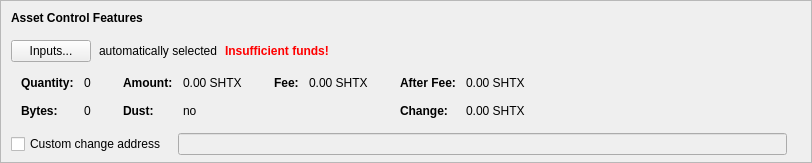
      <widget class="QFrame" name="frameAssetControl">
       <property name="sizePolicy">
        <sizepolicy hsizetype="Expanding" vsizetype="Fixed">
         <horstretch>0</horstretch>
         <verstretch>0</verstretch>
        </sizepolicy>
       </property>
       <property name="maximumSize">
        <size>
         <width>16777215</width>
         <height>16777215</height>
        </size>
       </property>
       <property name="frameShape">
        <enum>QFrame::StyledPanel</enum>
       </property>
       <property name="frameShadow">
        <enum>QFrame::Sunken</enum>
       </property>
       <layout class="QVBoxLayout" name="verticalLayoutAssetControl2">
        <property name="spacing">
         <number>0</number>
        </property>
        <property name="leftMargin">
         <number>0</number>
        </property>
        <property name="topMargin">
         <number>0</number>
        </property>
        <property name="rightMargin">
         <number>0</number>
        </property>
        <property name="bottomMargin">
         <number>6</number>
        </property>
        <item>
         <layout class="QVBoxLayout" name="verticalLayoutAssetControl" stretch="0,0,0,0,1">
          <property name="spacing">
           <number>0</number>
          </property>
          <property name="leftMargin">
           <number>10</number>
          </property>
          <property name="topMargin">
           <number>10</number>
          </property>
          <item>
           <layout class="QHBoxLayout" name="horizontalLayoutAssetControl1">
            <property name="bottomMargin">
             <number>15</number>
            </property>
            <item>
             <widget class="QLabel" name="labelAssetControlFeatures">
              <property name="sizePolicy">
               <sizepolicy hsizetype="Preferred" vsizetype="Maximum">
                <horstretch>0</horstretch>
                <verstretch>0</verstretch>
               </sizepolicy>
              </property>
              <property name="font">
               <font>
                <weight>75</weight>
                <bold>true</bold>
               </font>
              </property>
              <property name="styleSheet">
               <string notr="true">font-weight:bold;</string>
              </property>
              <property name="text">
               <string>Asset Control Features</string>
              </property>
             </widget>
            </item>
           </layout>
          </item>
          <item>
           <layout class="QHBoxLayout" name="horizontalLayoutAssetControl2" stretch="0,0,0,0">
            <property name="spacing">
             <number>8</number>
            </property>
            <property name="bottomMargin">
             <number>10</number>
            </property>
            <item>
             <widget class="QPushButton" name="pushButtonAssetControl">
              <property name="styleSheet">
               <string notr="true"/>
              </property>
              <property name="text">
               <string>Inputs...</string>
              </property>
              <property name="autoDefault">
               <bool>false</bool>
              </property>
             </widget>
            </item>
            <item>
             <widget class="QLabel" name="labelAssetControlAutomaticallySelected">
              <property name="text">
               <string>automatically selected</string>
              </property>
              <property name="margin">
               <number>5</number>
              </property>
             </widget>
            </item>
            <item>
             <widget class="QLabel" name="labelAssetControlInsuffFunds">
              <property name="font">
               <font>
                <weight>75</weight>
                <bold>true</bold>
               </font>
              </property>
              <property name="styleSheet">
               <string notr="true">color:red;font-weight:bold;</string>
              </property>
              <property name="text">
               <string>Insufficient funds!</string>
              </property>
              <property name="margin">
               <number>5</number>
              </property>
             </widget>
            </item>
            <item>
             <spacer name="horizontalSpacerAssetControl">
              <property name="orientation">
               <enum>Qt::Horizontal</enum>
              </property>
              <property name="sizeHint" stdset="0">
               <size>
                <width>40</width>
                <height>1</height>
               </size>
              </property>
             </spacer>
            </item>
           </layout>
          </item>
          <item>
           <widget class="QWidget" name="widgetAssetControl" native="true">
            <property name="sizePolicy">
             <sizepolicy hsizetype="Preferred" vsizetype="Preferred">
              <horstretch>0</horstretch>
              <verstretch>0</verstretch>
             </sizepolicy>
            </property>
            <property name="minimumSize">
             <size>
              <width>0</width>
              <height>0</height>
             </size>
            </property>
            <property name="styleSheet">
             <string notr="true"/>
            </property>
            <layout class="QHBoxLayout" name="horizontalLayoutAssetControl5">
             <property name="leftMargin">
              <number>0</number>
             </property>
             <property name="topMargin">
              <number>0</number>
             </property>
             <property name="rightMargin">
              <number>0</number>
             </property>
             <property name="bottomMargin">
              <number>0</number>
             </property>
             <item>
              <layout class="QHBoxLayout" name="horizontalLayoutAssetControl3" stretch="0,0,0,1">
               <property name="spacing">
                <number>20</number>
               </property>
               <property name="topMargin">
                <number>0</number>
               </property>
               <property name="bottomMargin">
                <number>10</number>
               </property>
               <item>
                <layout class="QFormLayout" name="formLayoutAssetControl1">
                 <property name="horizontalSpacing">
                  <number>10</number>
                 </property>
                 <property name="verticalSpacing">
                  <number>14</number>
                 </property>
                 <property name="leftMargin">
                  <number>10</number>
                 </property>
                 <property name="topMargin">
                  <number>4</number>
                 </property>
                 <property name="rightMargin">
                  <number>6</number>
                 </property>
                 <item row="0" column="0">
                  <widget class="QLabel" name="labelAssetControlQuantityText">
                   <property name="font">
                    <font>
                     <weight>75</weight>
                     <bold>true</bold>
                    </font>
                   </property>
                   <property name="text">
                    <string>Quantity:</string>
                   </property>
                   <property name="margin">
                    <number>0</number>
                   </property>
                  </widget>
                 </item>
                 <item row="0" column="1">
                  <widget class="QLabel" name="labelAssetControlQuantity">
                   <property name="cursor">
                    <cursorShape>IBeamCursor</cursorShape>
                   </property>
                   <property name="contextMenuPolicy">
                    <enum>Qt::ActionsContextMenu</enum>
                   </property>
                   <property name="text">
                    <string notr="true">0</string>
                   </property>
                   <property name="margin">
                    <number>0</number>
                   </property>
                   <property name="textInteractionFlags">
                    <set>Qt::LinksAccessibleByMouse|Qt::TextSelectableByKeyboard|Qt::TextSelectableByMouse</set>
                   </property>
                  </widget>
                 </item>
                 <item row="1" column="0">
                  <widget class="QLabel" name="labelAssetControlBytesText">
                   <property name="font">
                    <font>
                     <weight>75</weight>
                     <bold>true</bold>
                    </font>
                   </property>
                   <property name="text">
                    <string>Bytes:</string>
                   </property>
                  </widget>
                 </item>
                 <item row="1" column="1">
                  <widget class="QLabel" name="labelAssetControlBytes">
                   <property name="cursor">
                    <cursorShape>IBeamCursor</cursorShape>
                   </property>
                   <property name="contextMenuPolicy">
                    <enum>Qt::ActionsContextMenu</enum>
                   </property>
                   <property name="text">
                    <string notr="true">0</string>
                   </property>
                   <property name="textInteractionFlags">
                    <set>Qt::LinksAccessibleByMouse|Qt::TextSelectableByKeyboard|Qt::TextSelectableByMouse</set>
                   </property>
                  </widget>
                 </item>
                </layout>
               </item>
               <item>
                <layout class="QFormLayout" name="formLayoutAssetControl2">
                 <property name="horizontalSpacing">
                  <number>10</number>
                 </property>
                 <property name="verticalSpacing">
                  <number>14</number>
                 </property>
                 <property name="leftMargin">
                  <number>6</number>
                 </property>
                 <property name="topMargin">
                  <number>4</number>
                 </property>
                 <property name="rightMargin">
                  <number>6</number>
                 </property>
                 <item row="0" column="0">
                  <widget class="QLabel" name="labelAssetControlAmountText">
                   <property name="font">
                    <font>
                     <weight>75</weight>
                     <bold>true</bold>
                    </font>
                   </property>
                   <property name="text">
                    <string>Amount:</string>
                   </property>
                   <property name="margin">
                    <number>0</number>
                   </property>
                  </widget>
                 </item>
                 <item row="0" column="1">
                  <widget class="QLabel" name="labelAssetControlAmount">
                   <property name="cursor">
                    <cursorShape>IBeamCursor</cursorShape>
                   </property>
                   <property name="contextMenuPolicy">
                    <enum>Qt::ActionsContextMenu</enum>
                   </property>
                   <property name="text">
                    <string notr="true">0.00 SHTX</string>
                   </property>
                   <property name="textInteractionFlags">
                    <set>Qt::LinksAccessibleByMouse|Qt::TextSelectableByKeyboard|Qt::TextSelectableByMouse</set>
                   </property>
                  </widget>
                 </item>
                 <item row="1" column="0">
                  <widget class="QLabel" name="labelAssetControlLowOutputText">
                   <property name="font">
                    <font>
                     <weight>75</weight>
                     <bold>true</bold>
                    </font>
                   </property>
                   <property name="text">
                    <string>Dust:</string>
                   </property>
                  </widget>
                 </item>
                 <item row="1" column="1">
                  <widget class="QLabel" name="labelAssetControlLowOutput">
                   <property name="cursor">
                    <cursorShape>IBeamCursor</cursorShape>
                   </property>
                   <property name="contextMenuPolicy">
                    <enum>Qt::ActionsContextMenu</enum>
                   </property>
                   <property name="text">
                    <string notr="true">no</string>
                   </property>
                   <property name="textInteractionFlags">
                    <set>Qt::LinksAccessibleByMouse|Qt::TextSelectableByKeyboard|Qt::TextSelectableByMouse</set>
                   </property>
                  </widget>
                 </item>
                </layout>
               </item>
               <item>
                <layout class="QFormLayout" name="formLayoutAssetControl3">
                 <property name="horizontalSpacing">
                  <number>10</number>
                 </property>
                 <property name="verticalSpacing">
                  <number>14</number>
                 </property>
                 <property name="leftMargin">
                  <number>6</number>
                 </property>
                 <property name="topMargin">
                  <number>4</number>
                 </property>
                 <property name="rightMargin">
                  <number>6</number>
                 </property>
                 <item row="0" column="0">
                  <widget class="QLabel" name="labelAssetControlFeeText">
                   <property name="font">
                    <font>
                     <weight>75</weight>
                     <bold>true</bold>
                    </font>
                   </property>
                   <property name="text">
                    <string>Fee:</string>
                   </property>
                   <property name="margin">
                    <number>0</number>
                   </property>
                  </widget>
                 </item>
                 <item row="0" column="1">
                  <widget class="QLabel" name="labelAssetControlFee">
                   <property name="cursor">
                    <cursorShape>IBeamCursor</cursorShape>
                   </property>
                   <property name="contextMenuPolicy">
                    <enum>Qt::ActionsContextMenu</enum>
                   </property>
                   <property name="text">
                    <string notr="true">0.00 SHTX</string>
                   </property>
                   <property name="textInteractionFlags">
                    <set>Qt::LinksAccessibleByMouse|Qt::TextSelectableByKeyboard|Qt::TextSelectableByMouse</set>
                   </property>
                  </widget>
                 </item>
                </layout>
               </item>
               <item>
                <layout class="QFormLayout" name="formLayoutAssetControl4">
                 <property name="horizontalSpacing">
                  <number>10</number>
                 </property>
                 <property name="verticalSpacing">
                  <number>14</number>
                 </property>
                 <property name="leftMargin">
                  <number>6</number>
                 </property>
                 <property name="topMargin">
                  <number>4</number>
                 </property>
                 <property name="rightMargin">
                  <number>6</number>
                 </property>
                 <item row="0" column="0">
                  <widget class="QLabel" name="labelAssetControlAfterFeeText">
                   <property name="font">
                    <font>
                     <weight>75</weight>
                     <bold>true</bold>
                    </font>
                   </property>
                   <property name="text">
                    <string>After Fee:</string>
                   </property>
                   <property name="margin">
                    <number>0</number>
                   </property>
                  </widget>
                 </item>
                 <item row="0" column="1">
                  <widget class="QLabel" name="labelAssetControlAfterFee">
                   <property name="cursor">
                    <cursorShape>IBeamCursor</cursorShape>
                   </property>
                   <property name="contextMenuPolicy">
                    <enum>Qt::ActionsContextMenu</enum>
                   </property>
                   <property name="text">
                    <string notr="true">0.00 SHTX</string>
                   </property>
                   <property name="textInteractionFlags">
                    <set>Qt::LinksAccessibleByMouse|Qt::TextSelectableByKeyboard|Qt::TextSelectableByMouse</set>
                   </property>
                  </widget>
                 </item>
                 <item row="1" column="0">
                  <widget class="QLabel" name="labelAssetControlChangeText">
                   <property name="font">
                    <font>
                     <weight>75</weight>
                     <bold>true</bold>
                    </font>
                   </property>
                   <property name="text">
                    <string>Change:</string>
                   </property>
                  </widget>
                 </item>
                 <item row="1" column="1">
                  <widget class="QLabel" name="labelAssetControlChange">
                   <property name="cursor">
                    <cursorShape>IBeamCursor</cursorShape>
                   </property>
                   <property name="contextMenuPolicy">
                    <enum>Qt::ActionsContextMenu</enum>
                   </property>
                   <property name="text">
                    <string notr="true">0.00 SHTX</string>
                   </property>
                   <property name="textInteractionFlags">
                    <set>Qt::LinksAccessibleByMouse|Qt::TextSelectableByKeyboard|Qt::TextSelectableByMouse</set>
                   </property>
                  </widget>
                 </item>
                </layout>
               </item>
              </layout>
             </item>
            </layout>
           </widget>
          </item>
          <item>
           <layout class="QHBoxLayout" name="horizontalLayoutAssetControl4" stretch="0,0,0">
            <property name="spacing">
             <number>12</number>
            </property>
            <property name="sizeConstraint">
             <enum>QLayout::SetDefaultConstraint</enum>
            </property>
            <property name="topMargin">
             <number>5</number>
            </property>
            <property name="rightMargin">
             <number>5</number>
            </property>
            <item>
             <widget class="QCheckBox" name="checkBoxAssetControlChange">
              <property name="toolTip">
               <string>If this is activated, but the change address is empty or invalid, change will be sent to a newly generated address.</string>
              </property>
              <property name="text">
               <string>Custom change address</string>
              </property>
             </widget>
            </item>
            <item>
             <widget class="QValidatedLineEdit" name="lineEditAssetControlChange">
              <property name="enabled">
               <bool>false</bool>
              </property>
              <property name="sizePolicy">
               <sizepolicy hsizetype="Expanding" vsizetype="Fixed">
                <horstretch>0</horstretch>
                <verstretch>0</verstretch>
               </sizepolicy>
              </property>
             </widget>
            </item>
            <item>
             <widget class="QLabel" name="labelAssetControlChangeLabel">
              <property name="sizePolicy">
               <sizepolicy hsizetype="Preferred" vsizetype="Expanding">
                <horstretch>0</horstretch>
                <verstretch>0</verstretch>
               </sizepolicy>
              </property>
              <property name="minimumSize">
               <size>
                <width>0</width>
                <height>0</height>
               </size>
              </property>
              <property name="text">
               <string/>
              </property>
              <property name="margin">
               <number>3</number>
              </property>
             </widget>
            </item>
           </layout>
          </item>
          <item>
           <spacer name="verticalSpacerAssetControl">
            <property name="orientation">
             <enum>Qt::Vertical</enum>
            </property>
            <property name="sizeHint" stdset="0">
             <size>
              <width>800</width>
              <height>1</height>
             </size>
            </property>
           </spacer>
          </item>
         </layout>
        </item>
       </layout>
      </widget>
